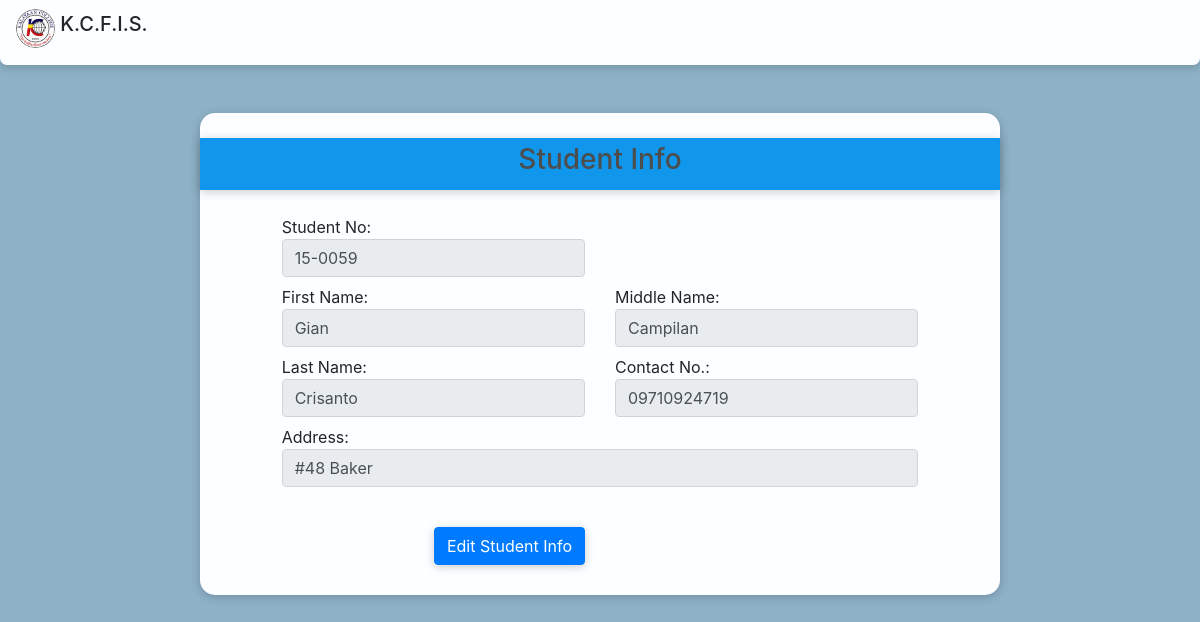
The page /view_student.php?studid=8 on the database its author committed.
### tables this page shows
CREATE TABLE `studentinfotab` (
  `studID` int(11) NOT NULL AUTO_INCREMENT,
  `studentno` text NOT NULL,
  `lname` text NOT NULL,
  `fname` text NOT NULL,
  `mname` text NOT NULL,
  `contactno` text NOT NULL,
  `address` longtext NOT NULL,
  PRIMARY KEY (`studID`)
);

### view_student.php (the view, shortened to what this page needs)
<?php
  require_once "template.php";
?>
    <div class="container form-box">
      <div class="row form-group form-title">
        <div class="col-sm-12 text-center h3">
          Student Info
        </div>
      </div>
      <?php
      require 'includes/db.inc.php';
        $sql = "SELECT *
                FROM studentinfotab
                WHERE studID = ?";
        $stmt = $conn->prepare($sql);
        $stmt->bind_param("s", $_GET['studid']);
        $stmt->execute();
        $result = $stmt->get_result();
        while($row = $result->fetch_assoc()){
          $studID = $row['studID'];
          $studentno = $row['studentno'];
          $lname = $row['lname'];
          $fname = $row['fname'];
          $mname = $row['mname'];
          $contactno = $row['contactno'];
          $address = $row['address'];
        }
      ?>
      <div class="row">
        <label for="studentno" class="col-sm-5 offset-sm-1">Student No:
          <input disabled value="<?php echo empty($studentno) ? "" : $studentno; ?>" type="text" class="form-control" id="studentno" name="studentno">
        </label>
      </div>
      <div class="row">
        <label for="fname" class="col-sm-5 offset-sm-1">First Name:
          <input disabled value="<?php echo empty($fname) ? "" : $fname; ?>" type="text" class="form-control" id="fname" name="fname">
        </label>
        <label for="mname" class="col-sm-5">Middle Name:
          <input disabled value="<?php echo empty($mname) ? "" : $mname; ?>" type="text" class="form-control" id="mname" name="mname">
        </label>
      </div>
      <div class="row">
        <label for="lname" class="col-sm-5 offset-sm-1">Last Name:
          <input disabled value="<?php echo empty($lname) ? "" : $lname; ?>" type="text" class="form-control" id="lname" name="lname">
        </label>
        <label for="contactno" class="col-sm-5">Contact No.:
          <input disabled value="<?php echo empty($contactno) ? "" : $contactno; ?>" type="text" class="form-control" id="contactno" name="contactno">
        </label>
      </div>
      <div class="row form-group">
        <label for="address" class="col-sm-10 offset-sm-1">Address:
          <input disabled value="<?php echo empty($address) ? "" : $address; ?>" type="text" class="form-control" id="address" name="address">
        </label>
      </div>
      <div class="row pt-sm-3">
        <div class="col-sm-4 offset-sm-2 text-right">
          <a href="edit_student.php?studid=<?php echo $studID ?>" class="btn btn-primary">Edit Student Info</a>
        </div>
      </div>
    </div>

### template.php (style rules this page uses)
.btn { box-shadow: 0 2px 10px rgba(0, 0, 0, 0.2); }
.form-box { border-radius: 15px; height: auto; width: 800px; background-color: #FCFEFF; padding-top: 25px; padding-bottom: 30px; margin-bottom: 60px; box-shadow: 0 2px 10px rgba(0, 0, 0, 0.2); --font-family-sans-serif: -apple-system,BlinkMacSystemFont,"Segoe UI",Roboto,"Helvetica Neue",Arial,"Noto Sans",sans-serif,"Apple Color Emoji","Segoe UI Emoji","Segoe UI Symbol","Noto Color Emoji"; --font-family-monospace: SFMono-Regular,Menlo,Monaco,Consolas,"Liberation Mono","Courier New",monospace; }
.form-title { box-shadow: 0 2px 10px rgba(0, 0, 0, 0.2); background-color: #1096EA; padding-top: 5px; padding-bottom: 5px; margin-bottom: 25px; color: #4d4d4d; }

### rows shown on the page
studentinfotab: studentno "15-0059", fname "Gian", mname "Campilan", lname "Crisanto", contactno "09710924719", address "#48 Baker"
